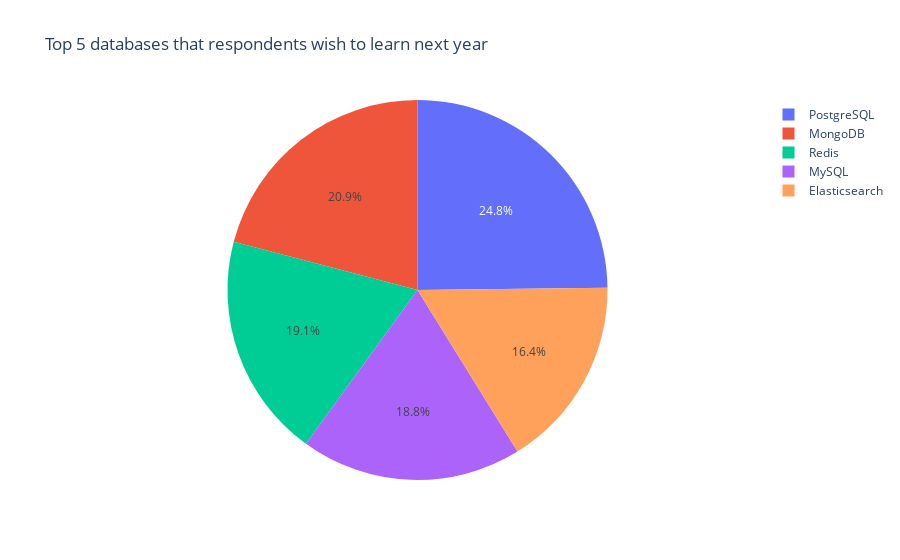

Notebook code cell kept with this figure:
### Markdown cell above
The chart generated by the code below is an interactive Plotly chart but the screenshot of this graph is present just after (if the Plotly is not displayed).

### Code cell
# Creating a pie chart of the top 5 databases that respondents wish to learn next year.

QUERY = """
SELECT count(Respondent) as Respondent, DatabaseDesireNextYear
FROM DatabaseDesireNextYear	
GROUP BY DatabaseDesireNextYear
order by count(Respondent) desc
limit 5
"""
df=pd.read_sql_query(QUERY,conn)

px.pie(df, names="DatabaseDesireNextYear", values="Respondent", title="Top 5 databases that respondents wish to learn next year")

### Figure 1 — Plotly figure (JSON) as saved in the notebook; plotly's stock layout.template omitted (floating-point values rounded to 4 significant figures)
{"data": [{"domain": {"x": [0, 1], "y": [0, 1]}, "hovertemplate": "DatabaseDesireNextYear=%{label}<br>Respondent=%{value}<extra></extra>", "labels": ["PostgreSQL", "MongoDB", "Redis", "MySQL", "Elasticsearch"], "legendgroup": "", "name": "", "showlegend": true, "type": "pie", "values": [4328, 3649, 3331, 3281, 2856]}], "layout": {"legend": {"tracegroupgap": 0}, "title": {"text": "Top 5 databases that respondents wish to learn next year"}}}
